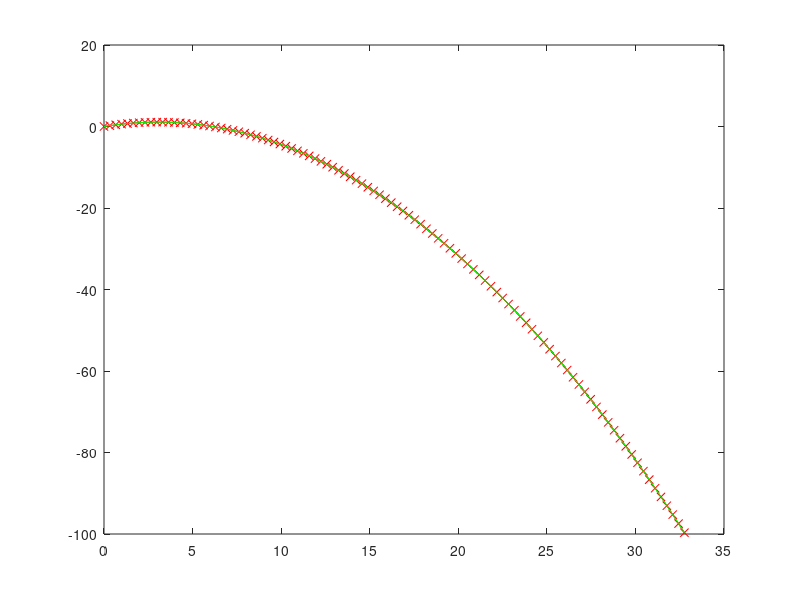

Write MATLAB code to recreate this figure.
# values
T = linspace(0, 5, 10^2);
X = 8 * T * cos(35 / 180 * pi);

Y1 = -9.81/2 * T.^2 + 8 * T * sin(35 / 180 * pi);
Y2 = -9.81/(2 * 8^2 * cos(35 / 180 * pi)^2) * X.^2 + X * tan(35 / 180 * pi);

# settings
title("Throw Graph");
xlabel("x-Achse");
ylabel("y-Achse");
set(gca, "Fontsize", 16);

plot(X,Y1,'-xr')
hold on
plot(X,Y2,'-cg')
